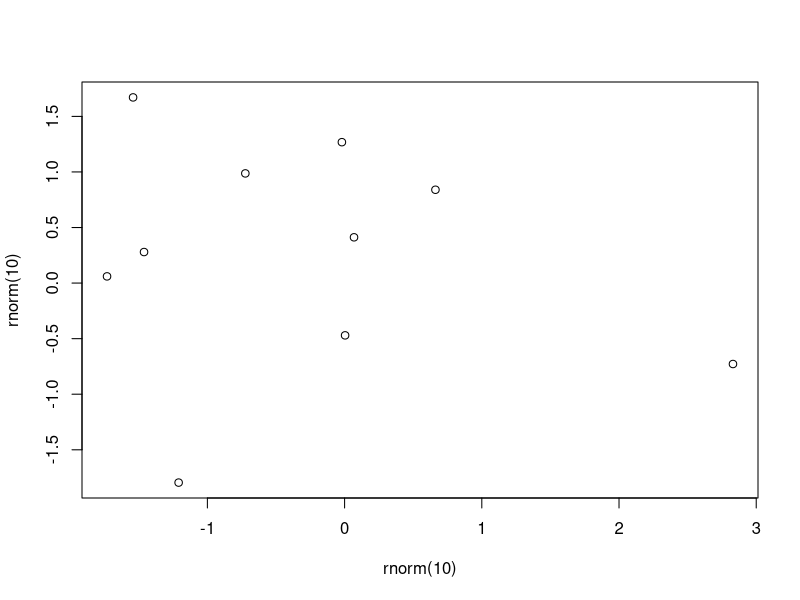

This chart was generated by the following R code:
## ---- chunk 1
plot(rnorm(10), rnorm(10))
## ---- chunk 2
x <- tibble::tribble(~`Title 1`, ~`Title 2`, ~`Title 3`,
"entry 1", "data", "data",
"entry 2", "data", "data"
)

knitr::kable(x, caption = "This is a table caption. Tables should be placed in the main text near to the first time they are cited.\\label{tab:mytable}")
